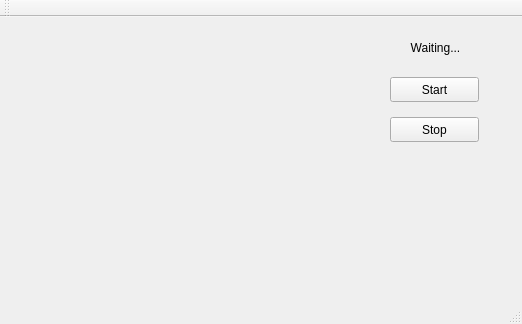
<?xml version="1.0" encoding="UTF-8"?>
<ui version="4.0">
 <class>MainWindow</class>
 <widget class="QMainWindow" name="MainWindow">
  <property name="geometry">
   <rect>
    <x>0</x>
    <y>0</y>
    <width>522</width>
    <height>324</height>
   </rect>
  </property>
  <property name="windowTitle">
   <string>MainWindow</string>
  </property>
  <widget class="QWidget" name="centralWidget">
   <widget class="QCustomPlot" name="widget" native="true">
    <property name="geometry">
     <rect>
      <x>29</x>
      <y>29</y>
      <width>311</width>
      <height>201</height>
     </rect>
    </property>
    <property name="sizePolicy">
     <sizepolicy hsizetype="Expanding" vsizetype="Expanding">
      <horstretch>0</horstretch>
      <verstretch>0</verstretch>
     </sizepolicy>
    </property>
   </widget>
   <widget class="QPushButton" name="startButton">
    <property name="geometry">
     <rect>
      <x>390</x>
      <y>60</y>
      <width>89</width>
      <height>25</height>
     </rect>
    </property>
    <property name="text">
     <string>Start</string>
    </property>
   </widget>
   <widget class="QPushButton" name="stopButton">
    <property name="geometry">
     <rect>
      <x>390</x>
      <y>100</y>
      <width>89</width>
      <height>25</height>
     </rect>
    </property>
    <property name="text">
     <string>Stop</string>
    </property>
   </widget>
   <widget class="QLabel" name="label">
    <property name="geometry">
     <rect>
      <x>390</x>
      <y>20</y>
      <width>91</width>
      <height>21</height>
     </rect>
    </property>
    <property name="text">
     <string>Waiting...</string>
    </property>
    <property name="alignment">
     <set>Qt::AlignCenter</set>
    </property>
   </widget>
  </widget>
  <widget class="QMenuBar" name="menuBar">
   <property name="geometry">
    <rect>
     <x>0</x>
     <y>0</y>
     <width>522</width>
     <height>22</height>
    </rect>
   </property>
  </widget>
  <widget class="QToolBar" name="mainToolBar">
   <attribute name="toolBarArea">
    <enum>TopToolBarArea</enum>
   </attribute>
   <attribute name="toolBarBreak">
    <bool>false</bool>
   </attribute>
  </widget>
  <widget class="QStatusBar" name="statusBar"/>
 </widget>
 <layoutdefault spacing="6" margin="11"/>
 <customwidgets>
  <customwidget>
   <class>QCustomPlot</class>
   <extends>QWidget</extends>
   <header>qcustomplot.h</header>
   <container>1</container>
  </customwidget>
 </customwidgets>
 <resources/>
 <connections/>
</ui>
